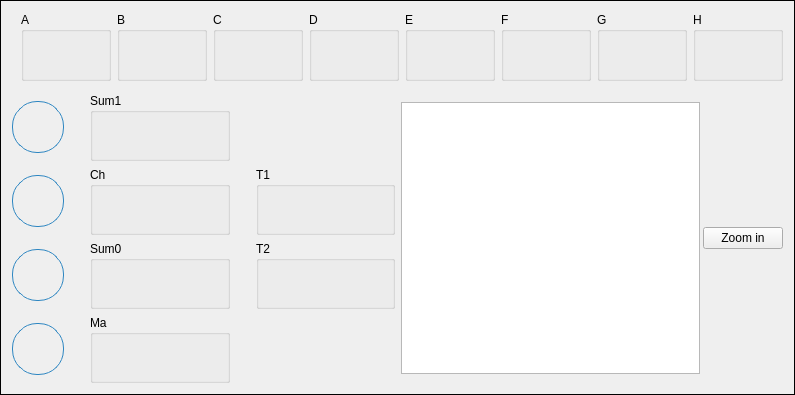
       <widget class="QFrame" name="frameLay1">
        <property name="sizePolicy">
         <sizepolicy hsizetype="Expanding" vsizetype="Expanding">
          <horstretch>0</horstretch>
          <verstretch>0</verstretch>
         </sizepolicy>
        </property>
        <property name="frameShape">
         <enum>QFrame::Shape::Box</enum>
        </property>
        <layout class="QGridLayout" name="gridLayout_6">
         <item row="0" column="0" colspan="2">
          <widget class="QFrame" name="frame_3">
           <property name="sizePolicy">
            <sizepolicy hsizetype="Expanding" vsizetype="Expanding">
             <horstretch>0</horstretch>
             <verstretch>0</verstretch>
            </sizepolicy>
           </property>
           <layout class="QGridLayout" name="gridLayout_5">
            <property name="topMargin">
             <number>0</number>
            </property>
            <property name="rightMargin">
             <number>0</number>
            </property>
            <property name="bottomMargin">
             <number>6</number>
            </property>
            <item row="1" column="6">
             <widget class="QGroupBox" name="groupE_3">
              <property name="sizePolicy">
               <sizepolicy hsizetype="Expanding" vsizetype="Expanding">
                <horstretch>0</horstretch>
                <verstretch>0</verstretch>
               </sizepolicy>
              </property>
              <property name="minimumSize">
               <size>
                <width>90</width>
                <height>68</height>
               </size>
              </property>
              <property name="title">
               <string>G</string>
              </property>
              <layout class="QVBoxLayout" name="verticalLayout_35">
               <item>
                <widget class="QLabel" name="labelValueE_5">
                 <property name="text">
                  <string/>
                 </property>
                </widget>
               </item>
              </layout>
             </widget>
            </item>
            <item row="1" column="4">
             <widget class="QGroupBox" name="groupE">
              <property name="sizePolicy">
               <sizepolicy hsizetype="Expanding" vsizetype="Expanding">
                <horstretch>0</horstretch>
                <verstretch>0</verstretch>
               </sizepolicy>
              </property>
              <property name="minimumSize">
               <size>
                <width>90</width>
                <height>68</height>
               </size>
              </property>
              <property name="title">
               <string>E</string>
              </property>
              <layout class="QVBoxLayout" name="verticalLayout_33">
               <item>
                <widget class="QLabel" name="labelValueE">
                 <property name="text">
                  <string/>
                 </property>
                </widget>
               </item>
              </layout>
             </widget>
            </item>
            <item row="1" column="5">
             <widget class="QGroupBox" name="groupE_2">
              <property name="sizePolicy">
               <sizepolicy hsizetype="Expanding" vsizetype="Expanding">
                <horstretch>0</horstretch>
                <verstretch>0</verstretch>
               </sizepolicy>
              </property>
              <property name="minimumSize">
               <size>
                <width>90</width>
                <height>68</height>
               </size>
              </property>
              <property name="title">
               <string>F</string>
              </property>
              <layout class="QVBoxLayout" name="verticalLayout_34">
               <item>
                <widget class="QLabel" name="labelValueE_4">
                 <property name="text">
                  <string/>
                 </property>
                </widget>
               </item>
              </layout>
             </widget>
            </item>
            <item row="1" column="7">
             <widget class="QGroupBox" name="groupE_4">
              <property name="sizePolicy">
               <sizepolicy hsizetype="Expanding" vsizetype="Expanding">
                <horstretch>0</horstretch>
                <verstretch>0</verstretch>
               </sizepolicy>
              </property>
              <property name="minimumSize">
               <size>
                <width>90</width>
                <height>68</height>
               </size>
              </property>
              <property name="title">
               <string>H</string>
              </property>
              <layout class="QVBoxLayout" name="verticalLayout_36">
               <item>
                <widget class="QLabel" name="labelValueE_7">
                 <property name="text">
                  <string/>
                 </property>
                </widget>
               </item>
              </layout>
             </widget>
            </item>
            <item row="1" column="1">
             <widget class="QGroupBox" name="groupB">
              <property name="sizePolicy">
               <sizepolicy hsizetype="Expanding" vsizetype="Expanding">
                <horstretch>0</horstretch>
                <verstretch>0</verstretch>
               </sizepolicy>
              </property>
              <property name="minimumSize">
               <size>
                <width>90</width>
                <height>68</height>
               </size>
              </property>
              <property name="title">
               <string>B</string>
              </property>
              <layout class="QVBoxLayout" name="verticalLayout_30">
               <item>
                <widget class="QLabel" name="labelValueB">
                 <property name="text">
                  <string/>
                 </property>
                </widget>
               </item>
              </layout>
             </widget>
            </item>
            <item row="1" column="3">
             <widget class="QGroupBox" name="groupD">
              <property name="sizePolicy">
               <sizepolicy hsizetype="Expanding" vsizetype="Expanding">
                <horstretch>0</horstretch>
                <verstretch>0</verstretch>
               </sizepolicy>
              </property>
              <property name="minimumSize">
               <size>
                <width>90</width>
                <height>68</height>
               </size>
              </property>
              <property name="title">
               <string>D</string>
              </property>
              <layout class="QVBoxLayout" name="verticalLayout_32">
               <item>
                <widget class="QLabel" name="labelValueD">
                 <property name="text">
                  <string/>
                 </property>
                </widget>
               </item>
              </layout>
             </widget>
            </item>
            <item row="1" column="0">
             <widget class="QGroupBox" name="groupA">
              <property name="sizePolicy">
               <sizepolicy hsizetype="Expanding" vsizetype="Expanding">
                <horstretch>0</horstretch>
                <verstretch>0</verstretch>
               </sizepolicy>
              </property>
              <property name="minimumSize">
               <size>
                <width>90</width>
                <height>69</height>
               </size>
              </property>
              <property name="title">
               <string>A</string>
              </property>
              <layout class="QVBoxLayout" name="verticalLayout_29">
               <item>
                <widget class="QLabel" name="labelValueA">
                 <property name="text">
                  <string/>
                 </property>
                </widget>
               </item>
              </layout>
             </widget>
            </item>
            <item row="1" column="2">
             <widget class="QGroupBox" name="groupC">
              <property name="sizePolicy">
               <sizepolicy hsizetype="Expanding" vsizetype="Expanding">
                <horstretch>0</horstretch>
                <verstretch>0</verstretch>
               </sizepolicy>
              </property>
              <property name="minimumSize">
               <size>
                <width>90</width>
                <height>68</height>
               </size>
              </property>
              <property name="title">
               <string>C</string>
              </property>
              <layout class="QVBoxLayout" name="verticalLayout_31">
               <item>
                <widget class="QLabel" name="labelValueC">
                 <property name="text">
                  <string/>
                 </property>
                </widget>
               </item>
              </layout>
             </widget>
            </item>
           </layout>
          </widget>
         </item>
         <item row="1" column="0">
          <layout class="QGridLayout" name="gridLayout_3">
           <item row="1" column="1">
            <spacer name="verticalSpacer_3">
             <property name="orientation">
              <enum>Qt::Orientation::Vertical</enum>
             </property>
             <property name="sizeHint" stdset="0">
              <size>
               <width>20</width>
               <height>40</height>
              </size>
             </property>
            </spacer>
           </item>
           <item row="2" column="0">
            <widget class="QPushButton" name="operator3">
             <property name="sizePolicy">
              <sizepolicy hsizetype="Expanding" vsizetype="Expanding">
               <horstretch>0</horstretch>
               <verstretch>0</verstretch>
              </sizepolicy>
             </property>
             <property name="minimumSize">
              <size>
               <width>52</width>
               <height>52</height>
              </size>
             </property>
             <property name="styleSheet">
              <string notr="true">QPushButton {
    background-color: qlineargradient(
        x1: 0, y1: 0, x2: 0, y2: 1,
        stop: 0 #73C2FB, stop: 1 #2E86C1);
    border: 1px solid #2E86C1;
    border-radius: 25px;
    min-width: 50px;
    min-height: 50px;
    max-width: 50px;
    max-height: 50px;
}</string>
             </property>
             <property name="text">
              <string/>
             </property>
             <property name="icon">
              <iconset resource="../../resources.qrc">
               <normaloff>:/icons/iconsDark/rotate_left.png</normaloff>:/icons/iconsDark/rotate_left.png</iconset>
             </property>
             <property name="iconSize">
              <size>
               <width>35</width>
               <height>35</height>
              </size>
             </property>
            </widget>
           </item>
           <item row="2" column="4">
            <widget class="QGroupBox" name="groupT2">
             <property name="title">
              <string>T2</string>
             </property>
             <layout class="QVBoxLayout" name="verticalLayout_27">
              <item>
               <widget class="QLabel" name="labelValueT2">
                <property name="text">
                 <string/>
                </property>
               </widget>
              </item>
             </layout>
            </widget>
           </item>
           <item row="3" column="2">
            <widget class="QGroupBox" name="groupMa">
             <property name="sizePolicy">
              <sizepolicy hsizetype="Expanding" vsizetype="Expanding">
               <horstretch>0</horstretch>
               <verstretch>0</verstretch>
              </sizepolicy>
             </property>
             <property name="minimumSize">
              <size>
               <width>90</width>
               <height>68</height>
              </size>
             </property>
             <property name="title">
              <string>Ma</string>
             </property>
             <layout class="QVBoxLayout" name="verticalLayoutAC">
              <item>
               <widget class="QLabel" name="labelValueMa">
                <property name="text">
                 <string/>
                </property>
               </widget>
              </item>
             </layout>
            </widget>
           </item>
           <item row="1" column="4">
            <widget class="QGroupBox" name="groupT1">
             <property name="minimumSize">
              <size>
               <width>90</width>
               <height>0</height>
              </size>
             </property>
             <property name="title">
              <string>T1</string>
             </property>
             <layout class="QVBoxLayout" name="verticalLayout_26">
              <property name="leftMargin">
               <number>6</number>
              </property>
              <item>
               <widget class="QLabel" name="labelValueT1">
                <property name="text">
                 <string/>
                </property>
               </widget>
              </item>
             </layout>
            </widget>
           </item>
           <item row="0" column="4">
            <spacer name="horizontalSpacer_3">
             <property name="orientation">
              <enum>Qt::Orientation::Horizontal</enum>
             </property>
             <property name="sizeHint" stdset="0">
              <size>
               <width>40</width>
               <height>20</height>
              </size>
             </property>
            </spacer>
           </item>
           <item row="1" column="0">
            <widget class="QPushButton" name="operator2">
             <property name="sizePolicy">
              <sizepolicy hsizetype="Expanding" vsizetype="Expanding">
               <horstretch>0</horstretch>
               <verstretch>0</verstretch>
              </sizepolicy>
             </property>
             <property name="minimumSize">
              <size>
               <width>52</width>
               <height>52</height>
              </size>
             </property>
             <property name="styleSheet">
              <string notr="true">QPushButton {
    background-color: qlineargradient(
        x1: 0, y1: 0, x2: 0, y2: 1,
        stop: 0 #73C2FB, stop: 1 #2E86C1);
    border: 1px solid #2E86C1;
    border-radius: 25px;
    min-width: 50px;
    min-height: 50px;
    max-width: 50px;
    max-height: 50px;
}</string>
             </property>
             <property name="text">
              <string/>
             </property>
             <property name="icon">
              <iconset resource="../../resources.qrc">
               <normaloff>:/icons/iconsDark/plus-circle.png</normaloff>:/icons/iconsDark/plus-circle.png</iconset>
             </property>
             <property name="iconSize">
              <size>
               <width>35</width>
               <height>35</height>
              </size>
             </property>
            </widget>
           </item>
           <item row="0" column="0">
            <widget class="QPushButton" name="operator1">
             <property name="enabled">
              <bool>true</bool>
             </property>
             <property name="sizePolicy">
              <sizepolicy hsizetype="Expanding" vsizetype="Expanding">
               <horstretch>0</horstretch>
               <verstretch>0</verstretch>
              </sizepolicy>
             </property>
             <property name="minimumSize">
              <size>
               <width>52</width>
               <height>52</height>
              </size>
             </property>
             <property name="styleSheet">
              <string notr="true">QPushButton {
    background-color: qlineargradient(
        x1: 0, y1: 0, x2: 0, y2: 1,
        stop: 0 #73C2FB, stop: 1 #2E86C1);
    border: 1px solid #2E86C1;
    border-radius: 25px;
    min-width: 50px;
    min-height: 50px;
    max-width: 50px;
    max-height: 50px;
}</string>
             </property>
             <property name="text">
              <string/>
             </property>
             <property name="icon">
              <iconset resource="../../resources.qrc">
               <normaloff>:/icons/iconsDark/rotate_left.png</normaloff>:/icons/iconsDark/rotate_left.png</iconset>
             </property>
             <property name="iconSize">
              <size>
               <width>35</width>
               <height>35</height>
              </size>
             </property>
            </widget>
           </item>
           <item row="3" column="0">
            <widget class="QPushButton" name="operator4">
             <property name="sizePolicy">
              <sizepolicy hsizetype="Expanding" vsizetype="Expanding">
               <horstretch>0</horstretch>
               <verstretch>0</verstretch>
              </sizepolicy>
             </property>
             <property name="minimumSize">
              <size>
               <width>52</width>
               <height>52</height>
              </size>
             </property>
             <property name="styleSheet">
              <string notr="true">QPushButton {
    background-color: qlineargradient(
        x1: 0, y1: 0, x2: 0, y2: 1,
        stop: 0 #73C2FB, stop: 1 #2E86C1);
    border: 1px solid #2E86C1;
    border-radius: 25px;
    min-width: 50px;
    min-height: 50px;
    max-width: 50px;
    max-height: 50px;
}</string>
             </property>
             <property name="text">
              <string/>
             </property>
             <property name="icon">
              <iconset resource="../../resources.qrc">
               <normaloff>:/icons/iconsDark/plus-circle.png</normaloff>:/icons/iconsDark/plus-circle.png</iconset>
             </property>
             <property name="iconSize">
              <size>
               <width>35</width>
               <height>35</height>
              </size>
             </property>
            </widget>
           </item>
           <item row="0" column="2">
            <widget class="QGroupBox" name="groupSum1">
             <property name="sizePolicy">
              <sizepolicy hsizetype="Expanding" vsizetype="Expanding">
               <horstretch>0</horstretch>
               <verstretch>0</verstretch>
              </sizepolicy>
             </property>
             <property name="minimumSize">
              <size>
               <width>90</width>
               <height>68</height>
              </size>
             </property>
             <property name="title">
              <string>Sum1</string>
             </property>
             <layout class="QVBoxLayout" name="verticalLayout_8">
              <item>
               <widget class="QLabel" name="labelValueSum1">
                <property name="text">
                 <string/>
                </property>
               </widget>
              </item>
             </layout>
            </widget>
           </item>
           <item row="2" column="2">
            <widget class="QGroupBox" name="groupSum0">
             <property name="enabled">
              <bool>true</bool>
             </property>
             <property name="sizePolicy">
              <sizepolicy hsizetype="Expanding" vsizetype="Expanding">
               <horstretch>0</horstretch>
               <verstretch>0</verstretch>
              </sizepolicy>
             </property>
             <property name="minimumSize">
              <size>
               <width>90</width>
               <height>68</height>
              </size>
             </property>
             <property name="title">
              <string>Sum0</string>
             </property>
             <layout class="QVBoxLayout" name="verticalLayout_13">
              <item>
               <widget class="QLabel" name="labelValueSum0">
                <property name="text">
                 <string/>
                </property>
               </widget>
              </item>
             </layout>
            </widget>
           </item>
           <item row="1" column="2">
            <widget class="QGroupBox" name="groupCh">
             <property name="sizePolicy">
              <sizepolicy hsizetype="Expanding" vsizetype="Expanding">
               <horstretch>0</horstretch>
               <verstretch>0</verstretch>
              </sizepolicy>
             </property>
             <property name="minimumSize">
              <size>
               <width>90</width>
               <height>68</height>
              </size>
             </property>
             <property name="title">
              <string>Ch</string>
             </property>
             <layout class="QVBoxLayout" name="verticalLayoutSC">
              <item>
               <widget class="QLabel" name="labelValueCh">
                <property name="text">
                 <string/>
                </property>
               </widget>
              </item>
             </layout>
            </widget>
           </item>
           <item row="1" column="3">
            <spacer name="horizontalSpacer_4">
             <property name="orientation">
              <enum>Qt::Orientation::Horizontal</enum>
             </property>
             <property name="sizeType">
              <enum>QSizePolicy::Policy::Fixed</enum>
             </property>
             <property name="sizeHint" stdset="0">
              <size>
               <width>20</width>
               <height>20</height>
              </size>
             </property>
            </spacer>
           </item>
          </layout>
         </item>
         <item row="1" column="1">
          <widget class="QFrame" name="frameL">
           <layout class="QHBoxLayout" name="horizontalLayout_8">
            <property name="spacing">
             <number>3</number>
            </property>
            <property name="leftMargin">
             <number>0</number>
            </property>
            <property name="rightMargin">
             <number>0</number>
            </property>
            <item>
             <widget class="QTextEdit" name="instruction">
              <property name="enabled">
               <bool>true</bool>
              </property>
              <property name="font">
               <font>
                <pointsize>14</pointsize>
               </font>
              </property>
              <property name="readOnly">
               <bool>true</bool>
              </property>
              <property name="html">
               <string>&lt;!DOCTYPE HTML PUBLIC &quot;-//W3C//DTD HTML 4.0//EN&quot; &quot;http://www.w3.org/TR/REC-html40/strict.dtd&quot;&gt;
&lt;html&gt;&lt;head&gt;&lt;meta name=&quot;qrichtext&quot; content=&quot;1&quot; /&gt;&lt;meta charset=&quot;utf-8&quot; /&gt;&lt;style type=&quot;text/css&quot;&gt;
p, li { white-space: pre-wrap; }
hr { height: 1px; border-width: 0; }
li.unchecked::marker { content: &quot;\2610&quot;; }
li.checked::marker { content: &quot;\2612&quot;; }
&lt;/style&gt;&lt;/head&gt;&lt;body style=&quot; font-family:'Segoe UI'; font-size:14pt; font-weight:400; font-style:normal;&quot;&gt;
&lt;p style=&quot;-qt-paragraph-type:empty; margin-top:0px; margin-bottom:0px; margin-left:0px; margin-right:0px; -qt-block-indent:0; text-indent:0px; font-size:9pt;&quot;&gt;&lt;br /&gt;&lt;/p&gt;&lt;/body&gt;&lt;/html&gt;</string>
              </property>
             </widget>
            </item>
            <item>
             <widget class="QPushButton" name="zoom_3">
              <property name="sizePolicy">
               <sizepolicy hsizetype="Fixed" vsizetype="Fixed">
                <horstretch>0</horstretch>
                <verstretch>0</verstretch>
               </sizepolicy>
              </property>
              <property name="minimumSize">
               <size>
                <width>75</width>
                <height>0</height>
               </size>
              </property>
              <property name="text">
               <string>Zoom in</string>
              </property>
              <property name="icon">
               <iconset resource="../../resources.qrc">
                <normaloff>:/icons/iconsDark/zoom-in.png</normaloff>:/icons/iconsDark/zoom-in.png</iconset>
              </property>
             </widget>
            </item>
           </layout>
          </widget>
         </item>
        </layout>
       </widget>
